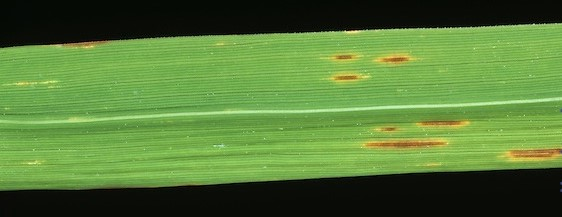
#> input picture test.jpg, 562 x 217 px
$ jupyter execute --allow-errors bboxcsv.ipynb
#> lines starting #> are read from the running program, lines starting #| are printed output that depends on the picture; after the words box and inside, x2 and y2 are one past the last pixel; in counts of white or black regions, pixels touching at a corner belong together
[cell 1]
import pandas as pd
import numpy as np
import os
import xml.etree.cElementTree as et

#> (a cell that did not finish here is left out)

[cell 3]
path = "C:\\Users\\Deepank\\Downloads\\XML Files - BBox"
xml_list = []

for root, dirs, files in os.walk(path):
    for file in files:
        if(file.endswith(".xml")):
            print(os.path.join(root,file))
            xml_list.append(os.path.join(root,file))

[cell 4]
xmin = []
xmax = []
ymin = []
ymax = []

[cell 5]
for i in enumerate(xml_list):
    if i[0]==120:
        for n in range(60):
            xmin.append("?")
            xmax.append("?")
            ymin.append("?")
            ymax.append("?")
    tree = et.parse(i[1])
    root = tree.getroot()
    for xmn in root.iter('xmin'):
        xmin.append(xmn.text)
    for xmx in root.iter('xmax'):
        xmax.append(xmx.text)
    for ymn in root.iter('ymin'):
        ymin.append(ymn.text)
    for ymx in root.iter('ymax'):
        ymax.append(ymx.text)

#> (a cell that did not finish here is left out)

#> (a cell that did not finish here is left out)

[cell 8]
# test ~ Leaf smut-51

import cv2
import matplotlib.pyplot as plt

path = r'test.jpg'
image = cv2.imread(path)
#> image is the input picture: shape (217, 562, 3); mean B, G, R 55.8, 121.7, 86.3

start_point = (329, 47)     # (xmin, ymin)
end_point = (556, 159)      # (xmax, ymax)
color = (255, 0, 0)         # RGB
thickness = 2

image = cv2.rectangle(image, start_point, end_point, color, thickness)
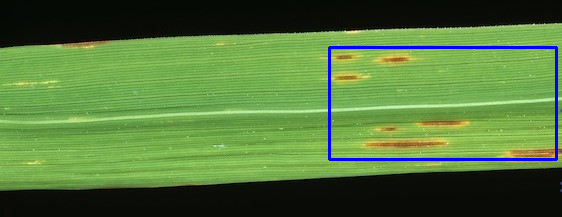
#> image: shape (217, 562, 3); 1.66% of pixels changed, all inside (x1, y1, x2, y2) = (328, 46, 558, 161)
plt.imshow(image)
plt.show()
